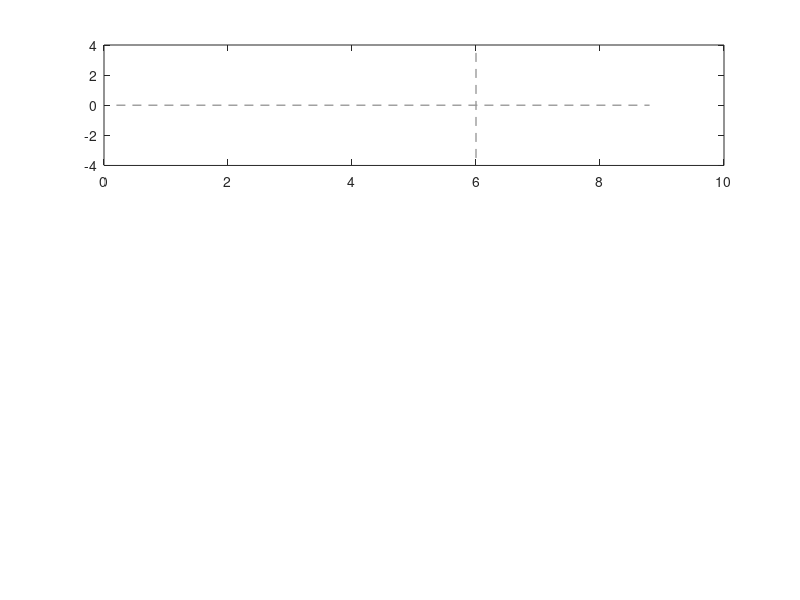

The MATLAB source for this figure: (Note: this script raises an error after producing the figure.)
% Figure_EventStudy.m
%
% Purpose: plot the event study estimation results
%
% Input: see the regression results generated by STATA
%

clear
close all 
clc

%%%%%%%%%%%%%%%%%%%%%%%%%%%%%%%%%%%%%%%%%%%%%%%%%%%%%%%%%%%%%%%%%%%%%%%%%%%
% 1. PREPARE
%%%%%%%%%%%%%%%%%%%%%%%%%%%%%%%%%%%%%%%%%%%%%%%%%%%%%%%%%%%%%%%%%%%%%%%%%%%

% point estimates
points_fish   = [.4410789 .8930367 .6420518 .559891 .672201 0 -.4588928 -1.687627]';
points_sail   = [-0.5355941 -0.7306929 -0.6372657 -0.5134022 -0.5909835 0 0.5485563 1.673127]';
points_CCAMLR = [-0.0068767 0.0504668 0.0043523 0.0209461 0.0025322 0 0.0185074 0.0197261]';

% 95% bounds
LB_fish = abs([-1.868562 -1.499016 -1.105751 -1.108166 -1.056919 0 -1.347776 -2.975765]'-points_fish);
UB_fish = abs(points_fish-[2.75072 3.285089 2.389854 2.227948 2.401321 0 0.4299906 -0.3994887]');

LB_sail = abs([-2.725679 -3.070359 -2.289632 -2.099052 -2.249468 0 -0.4121229 0.3468421]'-points_sail);
UB_sail = abs(points_sail-[1.654491 1.608973 1.015101 1.072248 1.067501 0 1.509236 2.999411]');

LB_CCAMLR = abs([-0.0836731 -0.0178533 -0.0561743 -0.0343973 -0.051269 0 -0.0257559 -0.0357775]'-points_CCAMLR);
UB_CCAMLR = abs(points_CCAMLR-[0.0699197 0.1187869 0.0648789 0.0762896 0.0563333 0 0.0627707 0.0752297]');

%%%%%%%%%%%%%%%%%%%%%%%%%%%%%%%%%%%%%%%%%%%%%%%%%%%%%%%%%%%%%%%%%%%%%%%%%%%
% 2. PLOT
%%%%%%%%%%%%%%%%%%%%%%%%%%%%%%%%%%%%%%%%%%%%%%%%%%%%%%%%%%%%%%%%%%%%%%%%%%%

% aux line
auxX   = [0.2 8.8];
auxY   = [0 0];
auxX2  = [6 6];
auxY2  = [-3.5 3.5];
auxX3  = [6 6];
auxY3  = [-0.13 0.13];

auxX_fish   = [1 2 3 4 5 6 7 8];
auxX_sail   = [1 2 3 4 5 6 7 8];
auxX_CCAMLR = [1 2 3 4 5 6 7 8];


figure
subplot(3,1,1)
plot(auxX,auxY,...
    'LineStyle','--',...
    'Color',[0.6,0.6,0.6],...
    'LineWidth',1);
hold all
plot(auxX2,auxY2,...
    'LineStyle','--',...
    'Color',[0.6,0.6,0.6],...
    'LineWidth',1);
errorbar(auxX_fish,points_fish,LB_fish,UB_fish,...
    'LineStyle','none',...
    'Color','k',...
    'LineWidth',2,...
    'Marker','o')
title('(a) Fishing hours',...
    'Fontname', 'times new roman','FontSize',16.,...
    'Interpreter', 'latex')
ylabel({'Coefficient ($\beta_k$)'},...
    'Fontname', 'times new roman','FontSize',16,...
    'Interpreter', 'latex')
xlim([0.2,8.8])
ylim([-3.5,3.5])
set(gca,'XTick',[1,2,3,4,5,6 7 8],...
        'YTick',[-3,-2,-1,0,1,2,3],...
        'XTickLabel',{'11/12';'12/13';'13/14';'14/15';'15/16';'16/17';'17/18';'18/19'},...
        'YTickLabel',{'-3';'-2';'-1';'0';'1';'2';'3'},...
        'Fontname', 'times new roman','FontSize',12,...
        'box','off')

subplot(3,1,2)
plot(auxX,auxY,...
    'LineStyle','--',...
    'Color',[0.6,0.6,0.6],...
    'LineWidth',1);
hold all
plot(auxX2,auxY2,...
    'LineStyle','--',...
    'Color',[0.6,0.6,0.6],...
    'LineWidth',1);
errorbar(auxX_sail,points_sail,LB_sail,UB_sail,...
    'LineStyle','none',...
    'Color','k',...
    'LineWidth',2,...
    'Marker','o')
title('(b) Non-fishing hours',...
    'Fontname', 'times new roman','FontSize',16.,...
    'Interpreter', 'latex')
ylabel({'Coefficient ($\beta_k$)'},...
    'Fontname', 'times new roman','FontSize',16,...
    'Interpreter', 'latex')
xlim([0.2,8.8])
ylim([-3.5,3.5])
set(gca,'XTick',[1,2,3,4,5,6 7 8],...
        'YTick',[-3,-2,-1,0,1,2,3],...
        'XTickLabel',{'11/12';'12/13';'13/14';'14/15';'15/16';'16/17';'17/18';'18/19'},...
        'YTickLabel',{'-3';'-2';'-1';'0';'1';'2';'3'},...
        'Fontname', 'times new roman','FontSize',12,...
        'box','off')

subplot(3,1,3)
plot(auxX,auxY,...
    'LineStyle','--',...
    'Color',[0.6,0.6,0.6],...
    'LineWidth',1);
hold all
plot(auxX3,auxY3,...
    'LineStyle','--',...
    'Color',[0.6,0.6,0.6],...
    'LineWidth',1);
errorbar(auxX_CCAMLR,points_CCAMLR,LB_CCAMLR,UB_CCAMLR,...
    'LineStyle','none',...
    'Color','k',...
    'LineWidth',2,...
    'Marker','o')
title('(c) CCAMLR Fishing',...
    'Fontname', 'times new roman','FontSize',16.,...
    'Interpreter', 'latex')
xlabel('Season',...
    'Fontname', 'times new roman','FontSize',16.,...
    'Interpreter', 'latex')
ylabel({'Coefficient ($\beta_k$)'},...
    'Fontname', 'times new roman','FontSize',16,...
    'Interpreter', 'latex')
xlim([0.2,8.8])
ylim([-0.13,0.13])
set(gca,'XTick',[1,2,3,4,5,6 7 8],...
        'YTick',[-0.1,-0.05,0,0.05,0.1],...
        'XTickLabel',{'11/12';'12/13';'13/14';'14/15';'15/16';'16/17';'17/18';'18/19'},...
        'YTickLabel',{'-0.10';'-0.05';'0';'0.05';'0.10'},...
        'Fontname', 'times new roman','FontSize',12,...
        'box','off')
